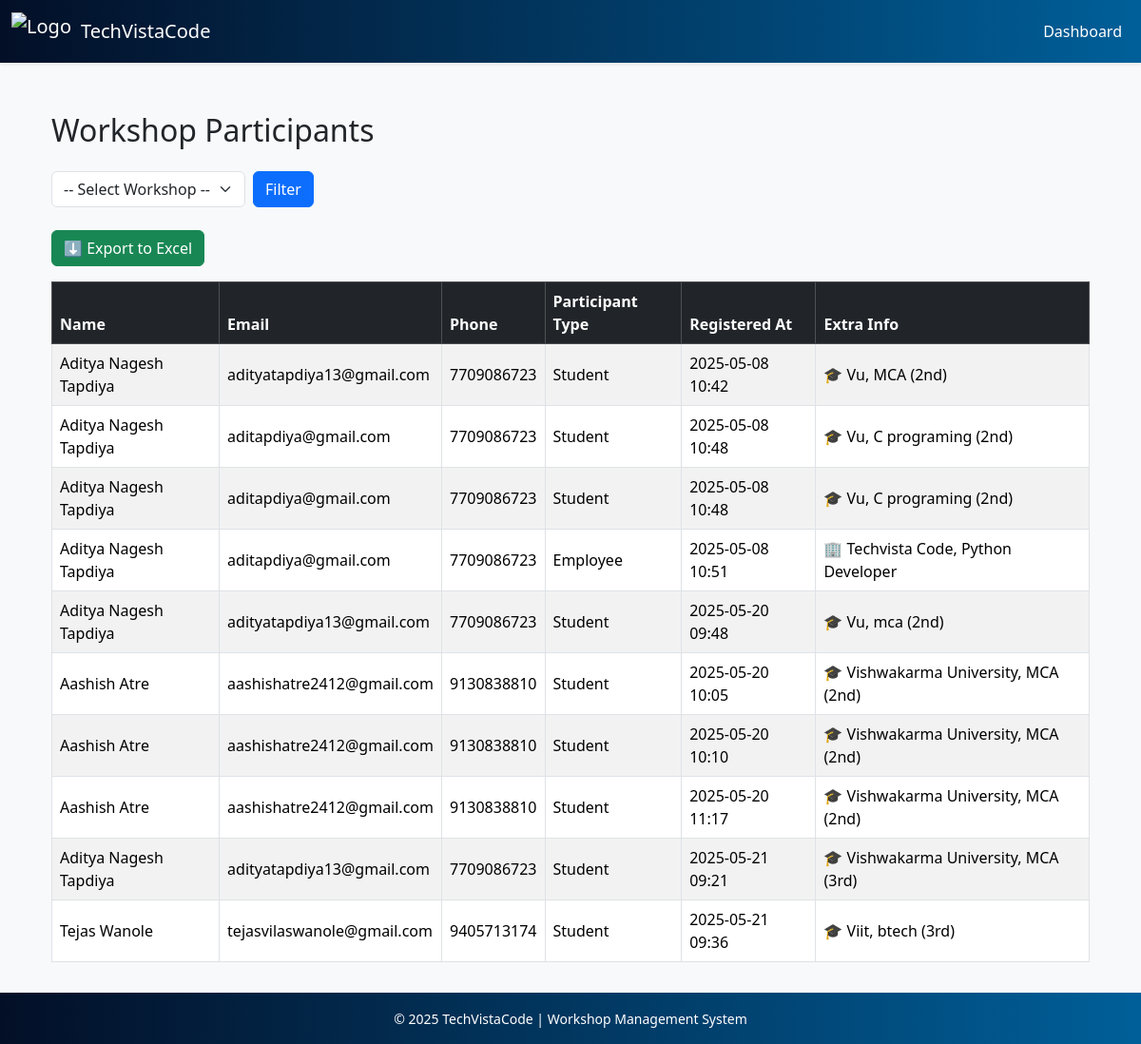
The app's page /participants/ (signed in), older data.
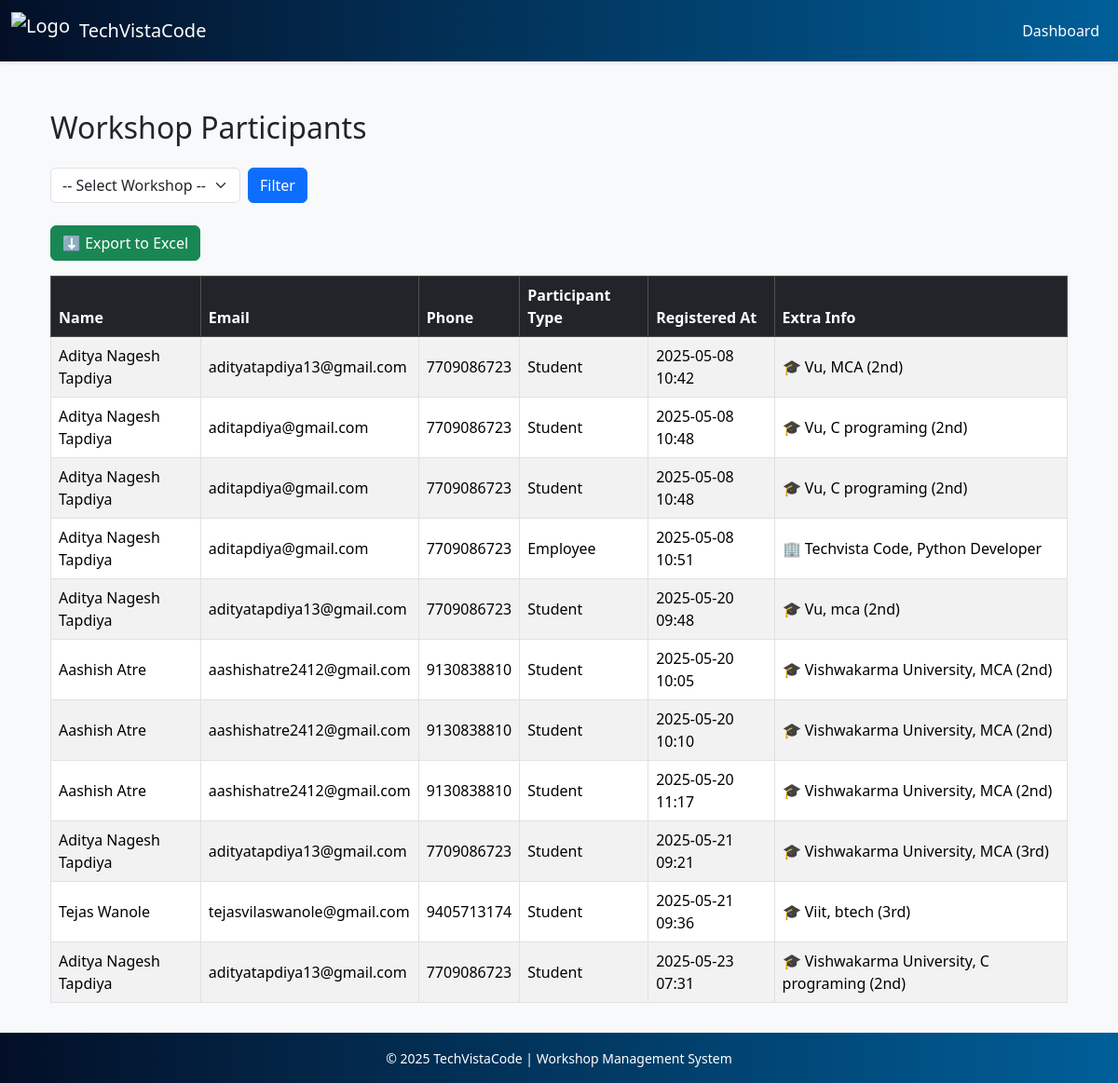
The same page, newer data.
### main/models.py (models this page shows, shortened)
class WorkshopRegistration(models.Model):
    PARTICIPANT_TYPE_CHOICES = [
        ('student', 'Student'),
        ('employee', 'Employee'),
    ]
    workshop = models.ForeignKey('Workshop', on_delete=models.CASCADE)
    participant_type = models.CharField(max_length=10, choices=PARTICIPANT_TYPE_CHOICES)
    name = models.CharField(max_length=100)
    email = models.EmailField()
    phone = models.CharField(max_length=15, blank=True)
    college = models.CharField(max_length=150, blank=True)
    course = models.CharField(max_length=100, blank=True)
    year_of_study = models.CharField(max_length=20, choices=[
        ('1st', '1st Year'),
        ('2nd', '2nd Year'),
        ('3rd', '3rd Year'),
        ('4th', '4th Year'),
        ('other', 'Other'),
    ], blank=True)
    company_name = models.CharField(max_length=150, blank=True)
    designation = models.CharField(max_length=100, blank=True)
    registered_at = models.DateTimeField(auto_now_add=True)

### main/views.py (the view)
@login_required
def participants_view(request):
    workshop_id = request.GET.get('workshop')
    registrations = WorkshopRegistration.objects.select_related('workshop')
    if workshop_id:
        registrations = registrations.filter(workshop_id=workshop_id)
    workshops = Workshop.objects.all().order_by('-date')
    return render(request, 'main/participants.html', {
        'registrations': registrations,
        'workshops': workshops,
        'selected_workshop': int(workshop_id) if workshop_id else None,
    })

### main/templates/main/participants.html (shortened to what this page needs)
{% extends 'main/base.html' %}
{% block content %}
<div class="container mt-5">
    <h2 class="mb-4">Workshop Participants</h2>
    <form method="get" class="mb-4 d-flex gap-2">
        <select name="workshop" class="form-select w-auto">
            <option value="">-- Select Workshop --</option>
        </select>
        <button type="submit" class="btn btn-primary">Filter</button>
    </form>
<form method="get" action="{% url 'export_participants_excel' %}">
    <button type="submit" class="btn btn-success mb-3">⬇️ Export to Excel</button>
</form>
    <div class="table-responsive">
        <table class="table table-bordered table-striped align-middle">
            <thead class="table-dark">
                <tr>
                    <th>Name</th>
                    <th>Email</th>
                    <th>Phone</th>
                    <th>Participant Type</th>
                    <th>Registered At</th>
                    <th>Extra Info</th>
                </tr>
            </thead>
            <tbody>
                {% for participant in registrations %}
                    <tr>
                        <td>{{ participant.name }}</td>
                        <td>{{ participant.email }}</td>
                        <td>{{ participant.phone|default:"N/A" }}</td>
                        <td>{{ participant.get_participant_type_display }}</td>
                        <td>{{ participant.registered_at|date:"Y-m-d H:i" }}</td>
                        <td>
                            {% if participant.participant_type == 'student' %}
                                🎓 {{ participant.college }}, {{ participant.course }} ({{ participant.year_of_study }})
                            {% elif participant.participant_type == 'employee' %}
                                🏢 {{ participant.company_name }}, {{ participant.designation }}
                            {% else %}
                                N/A
                            {% endif %}
                        </td>
                    </tr>
                {% empty %}
                    <tr>
                        <td colspan="6" class="text-center">No participants found.</td>
                    </tr>
                {% endfor %}
            </tbody>
        </table>
    </div>
</div>
{% endblock %}

Row changes from the older to the newer data that the page shows:
added WorkshopRegistration: name "Aditya Nagesh Tapdiya", email "adityatapdiya13@gmail.com", phone "7709086723", participant_type "Student", registered_at "2025-05-23 07:31", college "Vishwakarma University", course "C programing", year_of_study "2nd"
